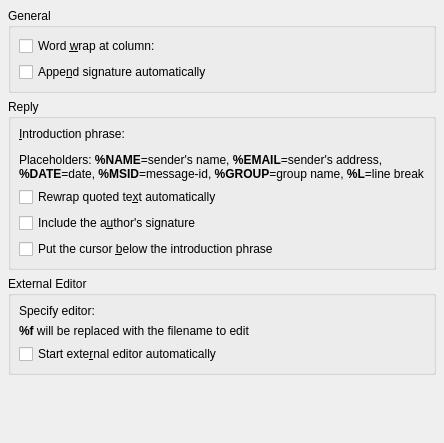
<ui version="4.0" >
 <author>Volker Krause &lt;volker.krause@rwth-aachen.de></author>
 <comment></comment>
 <exportmacro></exportmacro>
 <class>KNode::PostNewsComposerWidgetBase</class>
 <widget class="KCModule" name="PostNewsComposerWidgetBase" >
  <property name="geometry" >
   <rect>
    <x>0</x>
    <y>0</y>
    <width>412</width>
    <height>443</height>
   </rect>
  </property>
  <layout class="QVBoxLayout" >
   <property name="margin" >
    <number>8</number>
   </property>
   <property name="spacing" >
    <number>6</number>
   </property>
   <item>
    <widget class="QGroupBox" name="" >
     <property name="title" >
      <string>General</string>
     </property>
     <layout class="QGridLayout" >
      <property name="margin" >
       <number>8</number>
      </property>
      <property name="spacing" >
       <number>6</number>
      </property>
      <item row="1" column="0" colspan="2" >
       <widget class="QCheckBox" name="kcfg_appendOwnSignature" >
        <property name="text" >
         <string>Appe&amp;nd signature automatically</string>
        </property>
       </widget>
      </item>
      <item row="0" column="1" >
       <widget class="KIntSpinBox" name="kcfg_maxLineLength" />
      </item>
      <item row="0" column="0" >
       <widget class="QCheckBox" name="kcfg_wordWrap" >
        <property name="text" >
         <string>Word &amp;wrap at column:</string>
        </property>
       </widget>
      </item>
     </layout>
    </widget>
   </item>
   <item>
    <widget class="QGroupBox" name="" >
     <property name="title" >
      <string>Reply</string>
     </property>
     <layout class="QVBoxLayout" >
      <property name="margin" >
       <number>8</number>
      </property>
      <property name="spacing" >
       <number>6</number>
      </property>
      <item>
       <widget class="QLabel" name="" >
        <property name="text" >
         <string>&amp;Introduction phrase:</string>
        </property>
        <property name="buddy" >
         <cstring>kcfg_Intro</cstring>
        </property>
       </widget>
      </item>
      <item>
       <widget class="KLineEdit" name="kcfg_Intro" />
      </item>
      <item>
       <widget class="QLabel" name="" >
        <property name="text" >
         <string>&lt;qt>Placeholders: &lt;b>%NAME&lt;/b>=sender's name, &lt;b>%EMAIL&lt;/b>=sender's address,&lt;br>&lt;b>%DATE&lt;/b>=date, &lt;b>%MSID&lt;/b>=message-id, &lt;b>%GROUP&lt;/b>=group name, &lt;b>%L&lt;/b>=line break&lt;/qt></string>
        </property>
       </widget>
      </item>
      <item>
       <widget class="QCheckBox" name="kcfg_rewrap" >
        <property name="text" >
         <string>Rewrap quoted te&amp;xt automatically</string>
        </property>
       </widget>
      </item>
      <item>
       <widget class="QCheckBox" name="kcfg_includeSignature" >
        <property name="text" >
         <string>Include the a&amp;uthor's signature</string>
        </property>
       </widget>
      </item>
      <item>
       <widget class="QCheckBox" name="kcfg_cursorOnTop" >
        <property name="text" >
         <string>Put the cursor &amp;below the introduction phrase</string>
        </property>
       </widget>
      </item>
     </layout>
    </widget>
   </item>
   <item>
    <widget class="QGroupBox" name="" >
     <property name="title" >
      <string>External Editor</string>
     </property>
     <layout class="QGridLayout" >
      <property name="margin" >
       <number>8</number>
      </property>
      <property name="spacing" >
       <number>6</number>
      </property>
      <item row="2" column="0" colspan="2" >
       <widget class="QCheckBox" name="kcfg_useExternalEditor" >
        <property name="text" >
         <string>Start exte&amp;rnal editor automatically</string>
        </property>
       </widget>
      </item>
      <item row="1" column="0" colspan="2" >
       <widget class="QLabel" name="label_2" >
        <property name="text" >
         <string>&lt;qt>&lt;b>%f&lt;/b> will be replaced with the filename to edit&lt;/qt></string>
        </property>
       </widget>
      </item>
      <item row="0" column="1" >
       <widget class="KURLRequester" name="kcfg_externalEditor" />
      </item>
      <item row="0" column="0" >
       <widget class="QLabel" name="label" >
        <property name="text" >
         <string>Specify editor:</string>
        </property>
       </widget>
      </item>
     </layout>
    </widget>
   </item>
   <item>
    <spacer>
     <property name="orientation" >
      <enum>Qt::Vertical</enum>
     </property>
     <property name="sizeHint" >
      <size>
       <width>20</width>
       <height>20</height>
      </size>
     </property>
    </spacer>
   </item>
  </layout>
 </widget>
 <layoutfunction spacing="KDialog::spacingHint()" margin="KDialog::marginHint()" />
 <pixmapfunction>qPixmapFromMimeSource</pixmapfunction>
 <customwidgets>
  <customwidget>
   <class>KURLRequester</class>
   <extends></extends>
   <header>kurlrequester.h</header>
   <container>0</container>
   <pixmap></pixmap>
  </customwidget>
  <customwidget>
   <class>KLineEdit</class>
   <extends></extends>
   <header>klineedit.h</header>
   <container>0</container>
   <pixmap></pixmap>
  </customwidget>
  <customwidget>
   <class>KIntSpinBox</class>
   <extends></extends>
   <header>knuminput.h</header>
   <container>0</container>
   <pixmap></pixmap>
  </customwidget>
  <customwidget>
   <class>KCModule</class>
   <extends></extends>
   <header>kcmodule.h</header>
   <container>1</container>
   <pixmap></pixmap>
  </customwidget>
 </customwidgets>
 <resources/>
 <connections/>
</ui>
